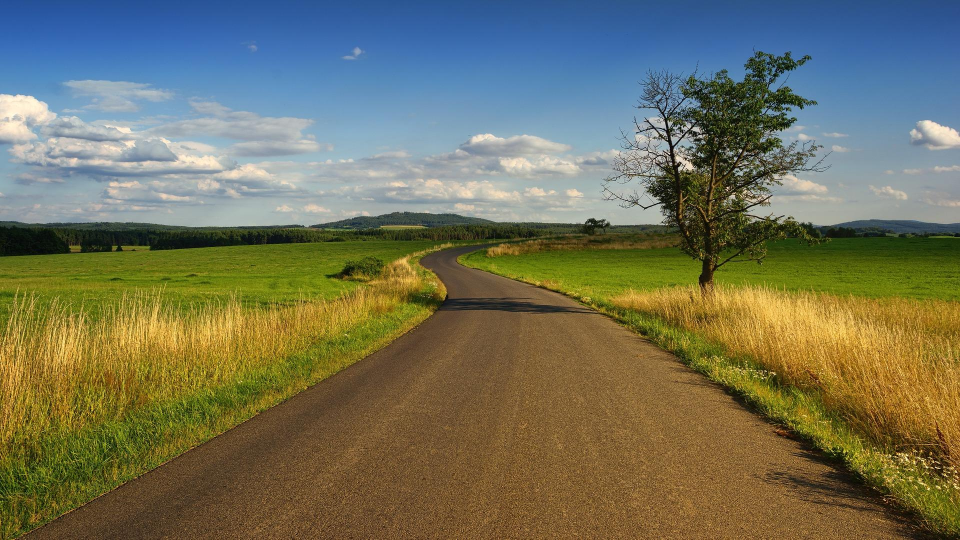
#> input picture 7-lab/imgs/landscape.jpg, 1920 x 1079 px (shown at 1/2 size)
$ python main.py
#> lines starting #> are read from the running program, lines starting #| are printed output that depends on the picture
import cv2
import numpy as np
from matplotlib import pyplot as plt


IMGNAME = 'imgs/landscape.jpg'


cvt_to_rgb = lambda img: cv2.cvtColor(img, cv2.COLOR_BGR2RGB)
draw_img_colored = lambda img: plt.imshow(cvt_to_rgb(img))

def draw_hist(img, mask=None):
  plt.plot(cv2.calcHist([img], [0], mask, [256], [0,256]))


def draw_subplots(*params):
  pos = 221
  for img, mask in params:
    plt.subplot(pos)
    draw_img_colored(img)
    pos += 1
    plt.subplot(pos)
    draw_hist(img, mask)
    pos += 1


def stretch_contrast(img):
  xp = [0, 64, 128, 192, 255]
  fp = [0, 64, 128, 240, 255]
  x = np.arange(256)
  table = np.interp(x, xp, fp).astype('uint8')
  return cv2.LUT(img, table)


if __name__ == '__main__':
  img = cv2.imread(IMGNAME)
#> img is the input picture: shape (1079, 1920, 3); mean B, G, R 89.9, 113.6, 113

  mask = np.zeros(img.shape[:2], np.uint8)
  mask[350:550, 300:700] = 1
  masked_img = cv2.bitwise_and(img, img, mask = mask)
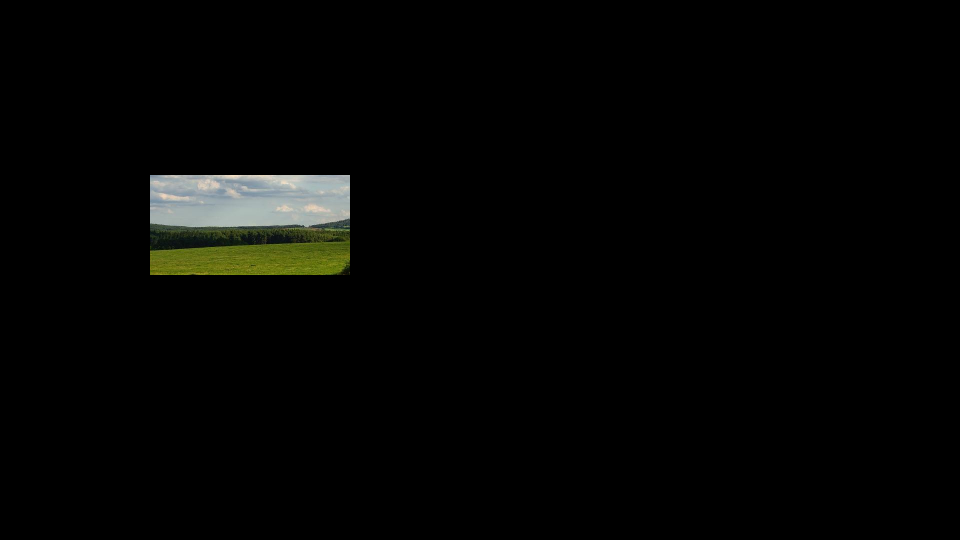
#> masked_img: shape (1079, 1920, 3) (shown at 1/2 size); mean B, G, R 3.9, 5.1, 4.7

  draw_subplots((img, None), (masked_img, mask))
#> after the loop in draw_subplots, `for img, mask in params:`: pos = 225
  plt.figure()

  img_stretched = stretch_contrast(img)
#> in stretch_contrast, `return cv2.LUT(img, table)`:
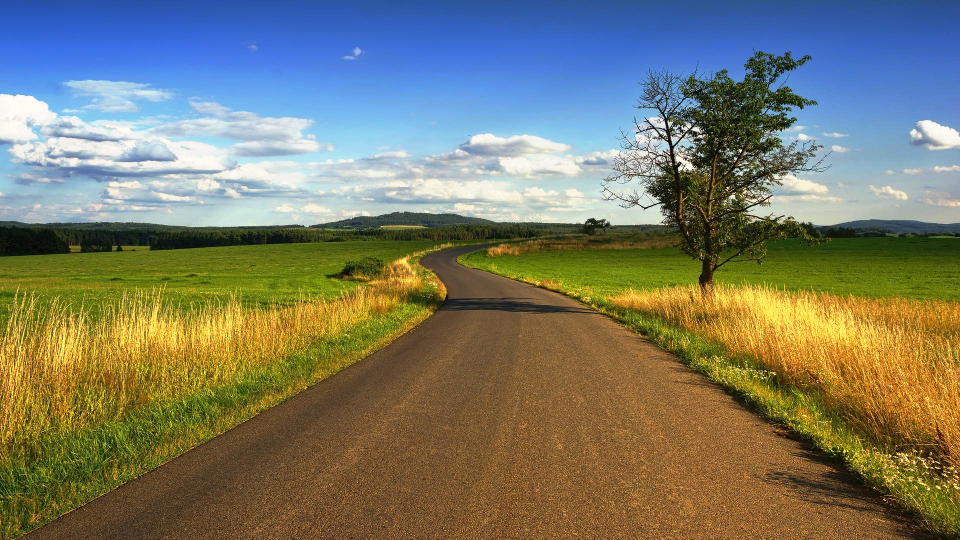
#> returned value: shape (1079, 1920, 3) (shown at 1/2 size); mean of channels 0, 1, 2 102.8, 122, 121.1; drawn as B, G, R
  img_norm = cv2.normalize(masked_img, None, 0, 255, cv2.NORM_MINMAX)

  draw_subplots((img_stretched, None), (img_norm, mask))
  plt.show()
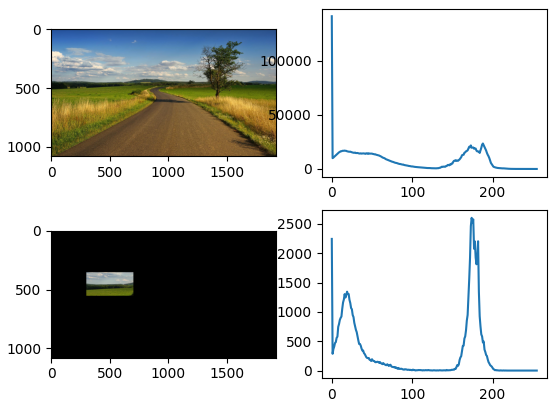
#> figure drawn by matplotlib, 4 panels; panel 2: curve peaks at x = 0, y = 141336; panel 4: curve peaks at x = 174, y = 2602
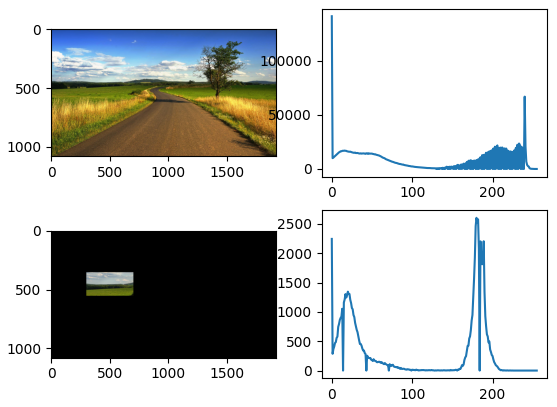
#> figure drawn by matplotlib, 4 panels; panel 2: curve peaks at x = 0, y = 141336; panel 4: curve peaks at x = 180, y = 2602
